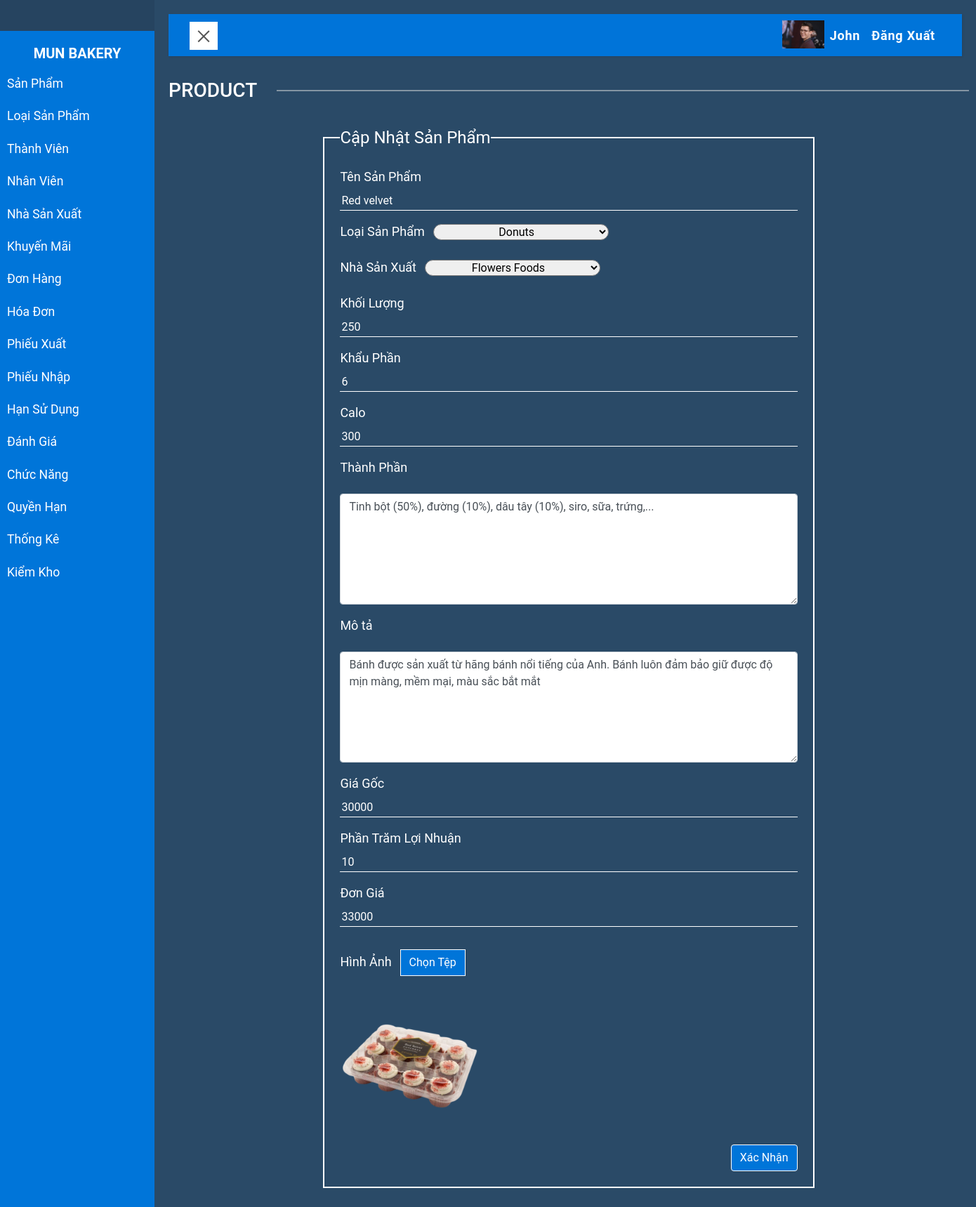
The app's page /admin/index.php?action=product&idAct=2&id=44 (signed in) with its own data.
### tables this page shows
CREATE TABLE `priv_cata` (
  `PrivID` int(11) NOT NULL,
  `CataID` int(11) NOT NULL
);

CREATE TABLE `catalogue` (
  `CataID` int(11) NOT NULL,
  `CataName` varchar(50) NOT NULL,
  `FileName` text DEFAULT NULL
);

CREATE TABLE `employee` (
  `EmpID` int(11) NOT NULL,
  `EmpName` varchar(50) NOT NULL,
  `UserName` varchar(50) NOT NULL,
  `Password` varchar(50) NOT NULL,
  `Email` varchar(50) NOT NULL,
  `Phone` varchar(15) NOT NULL,
  `Address` text NOT NULL,
  `Image` text NOT NULL,
  `PrivID` int(11) NOT NULL
);

CREATE TABLE `product` (
  `ProductID` int(10) NOT NULL,
  `CategoryID` int(10) NOT NULL,
  `ProducerID` int(11) NOT NULL,
  `ProductName` varchar(30) NOT NULL,
  `Weight` int(11) NOT NULL,
  `Serving` int(11) NOT NULL,
  `Calory` int(11) NOT NULL,
  `Ingredient` text NOT NULL,
  `Description` text NOT NULL,
  `Amount` int(10) DEFAULT 0,
  `Image` varchar(50) NOT NULL,
  `Cost` float NOT NULL DEFAULT 0,
  `Profit` float NOT NULL DEFAULT 0,
  `Price` float NOT NULL DEFAULT 0,
  `Status` int(11) NOT NULL DEFAULT 1
);

CREATE TABLE `category` (
  `CategoryID` int(10) NOT NULL,
  `Name` varchar(30) NOT NULL,
  `Description` varchar(50) DEFAULT NULL,
  `Image` varchar(100) NOT NULL
);

CREATE TABLE `producer` (
  `ProducerID` int(11) NOT NULL,
  `ProducerName` varchar(50) NOT NULL,
  `Email` varchar(50) NOT NULL,
  `Phone` varchar(15) NOT NULL,
  `Address` varchar(50) NOT NULL
);

### admin/class/employee.php (called while the page is built, shortened)
<?php
    include_once("connection.php");
    class employee{
        public static function getByID($id){
            $sql="SELECT * FROM employee WHERE empID='$id'" ;
            return Select($sql);
        }
    }
?>

### admin/class/connection.php (called while the page is built, shortened)
<?php
        function connect(){
            $conn=new mysqli("localhost","root","","bakery");
            return $conn;
        }
        function executeStatement($sql){
            $conn=connect();
			$result=$conn->query($sql);
            return $result;
        }
        function Select($sql){
            $result=executeStatement($sql);
            return $result;
        }
?>

### admin/class/privilege.php (called while the page is built, shortened)
<?php
    include_once("connection.php");
    class privilege{
        public static function getPriv_Cata($id){
            $sql="SELECT * FROM priv_cata WHERE PrivID='$id'";
            return Select($sql);
        }
    }
?>

### admin/class/catalogue.php (called while the page is built, shortened)
<?php
    include_once("connection.php");
    class catalogue{
        public static function getbyID($id){
            $sql="SELECT * FROM catalogue WHERE CataID='$id' ";
            return Select($sql);
        }
    }
?>

### admin/class/product.php (called while the page is built, shortened)
<?php
    include_once("connection.php");
    class product{
        public static function getByID($productID){
            $sql="SELECT * FROM product WHERE ProductID='$productID'";
            return Select($sql);
        }
    }
?>

### admin/class/category.php (called while the page is built, shortened)
<?php
    include_once("connection.php");
    class category{
        public static function getAll(){
            $sql="SELECT * FROM category";
            return Select($sql);
        }
    }
?>

### admin/class/producer.php (called while the page is built, shortened)
<?php
include_once("connection.php");
class producer{
    public static function selectAll(){
        $sql="SELECT * FROM producer";
        return Select($sql);
    }
}
?>

### admin/template/editProduct.php (the view, shortened to what this page needs)
<!DOCTYPE html>
<head>
    <link rel="stylesheet" href="../css/bootstrap.min.css">
    <link rel="stylesheet" href="../css/font-awesome.min.css">
    <link rel="stylesheet" href="https://use.fontawesome.com/releases/v5.7.0/css/all.css">
    <link rel="stylesheet" type="text/css" href="../css/user.css">
</head>
<?php
    if(isset($_GET['id'])){
        include_once("class/product.php");
        $result=product::getByID($_GET['id']);
        if($row=$result->fetch_array()){
            $id=$row['ProductID'];
            $name=$row['ProductName'];
            $cateID=$row['CategoryID'];
            $prodID=$row['ProducerID'];
            $weight=$row['Weight'];
            $ser=$row['Serving'];
            $calory=$row['Calory'];
            $ing=$row['Ingredient'];
            $des=$row['Description'];
            $image=$row['Image'];
            $cost=$row['Cost'];
            $profit=$row['Profit'];
            $price=$row['Price'];
        }
    }
?>
<body>
    <div class="container">
    <div class="block-title mb-3"><h3><span>PRODUCT</span></h3></div>
    <div class="formCate">
        <form action="./template/actEditProduct.php?id=<?php if(isset($id)) echo $id ?>" method="post" enctype="multipart/form-data">
            <fieldset class="new">
                <legend class="w-auto">Cập Nhật Sản Phẩm</legend>
                <div>
                    <label for="name">Tên Sản Phẩm</label>
                    <input type="text" id="name" name="name" value="<?php if(isset($name)) echo $name; ?>">
                </div>
                <div>
                    <label for="cate">Loại Sản Phẩm</label>
                    <select id="cate" name="cate">
                        <?php
                            include_once("class/category.php");
                            $result=category::getAll();
                            while($row=$result->fetch_array()){
                        ?>
                            <option value="<?php echo $row[0]?>" <?php if(isset($cateID)&&$row[0]==$cateID) echo "selected"?>><?php echo $row[1]?></option>
                        <?php
                            }
                        ?>
                    </select>
                </div>
                <div>
                    <label for="prod">Nhà Sản Xuất</label>
                    <select id="prod" name="prod">
                        <?php
                            include_once("class/producer.php");
                            $result=producer::selectAll();
                            while($row=$result->fetch_array()){
                        ?>
                            <option value="<?php echo $row[0]?>" <?php if(isset($prodID)&&$row[0]==$prodID) echo "selected"?>><?php echo $row[1]?></option>
                        <?php
                            }
                        ?>
                    </select>
                </div>
                <div>
                    <label for="weight">Khối Lượng</label>
                    <input type="text" id="weight" name="weight"  value="<?php if(isset($weight)) echo $weight; ?>">
                </div>
                <div>
                    <label for="ser">Khẩu Phần</label>
                    <input type="text" id="ser" name="ser" value="<?php if(isset($ser)) echo $ser; ?>">
                </div>
                <div>
                    <label for="calory">Calo</label>
                    <input type="text" id="calory" name="calory" value="<?php if(isset($calory)) echo $calory; ?>">
                </div>
                <div>
                    <label for="ing">Thành Phần</label>
                </div>
                <div>
                    <textarea type="text" id="ing" name="ing" class="form-control" rows='6' cols="50" value="" ><?php if(isset($ing)) echo $ing; ?></textarea>
                </div>
                <div>
                    <label for="des">Mô tả</label>
                </div>
                <div>
                    <textarea type="text" id="des" name="des" class="form-control"  rows='6' cols="50" value="" ><?php if(isset($des)) echo $des; ?></textarea>
                </div>
                <div>
                    <label for="cost">Giá Gốc</label>
                    <input type="number" id="cost" step="0.01" name="cost" value="<?php if(isset($cost)) echo $cost; ?>">
                </div>
                <div>
                    <label for="profit">Phần Trăm Lợi Nhuận</label>
                    <input type="number" id="profit" step="0.01" name="profit" value="<?php if(isset($profit)) echo $profit; ?>" onblur="calculateCost()">
                </div>
                <div>
                    <label for="price">Đơn Giá</label>
                    <input type="number" id="price" step="0.01" name="price" value="<?php if(isset($price)) echo $price; ?>" readonly>
                </div>
                <div style="margin-top: 2rem;">
                    <label for="images">Hình Ảnh</label>
                    <label for="images" class="labelButton" style="font-size: 16px; font-weight: normal">Chọn Tệp</label>
                    <div id="divOutput">
                        <img id="output" class="img" src="<?php if(isset($image)) echo "../$image"?>">
                    </div>
                </div>
                <div class="addBtn"><input type="submit" class="btn button" name="edit" value="Xác Nhận"></div>
            </fieldset>
        </form>
    </div>
    </div>
</body>

### admin/template/sidebar.php (shortened to what this page needs)
<?php
    include_once("class/employee.php");
    include_once("class/privilege.php");
    include_once("class/catalogue.php");
    if($result=employee::getByID($_SESSION['EmpID'])){;
        if($row=$result->fetch_array()){
            $priv=$row['PrivID'];
        }
?>
<nav id="sidebar">
    <div class="sidebar-header">
    </div>
    <ul class="list-unstyled components">
        <h5>MUN BAKERY</h5>
        <?php
            if($rePriv = privilege::getPriv_Cata($priv)){
                while($rowPriv = $rePriv->fetch_array()){
                    $reCata = catalogue::getbyID($rowPriv['CataID']);
                    if($rowCata = $reCata->fetch_array())
        ?>
        <li>
            <a href="index.php?action=<?php echo strtolower($rowCata[2]) ?>"><?php echo $rowCata[1]?></a>
        </li>
        <?php
                }
            }
        ?>
    </ul>
</nav>
<?php
    }
?>

### admin/template/topmenu.php (shortened to what this page needs)
<?php include_once("class/employee.php"); ?>
<nav class="navbar navbar-expand-lg navbar-light">
                <div class="container-fluid">
                    <button type="button" id="sidebarCollapse" class="navbar-btn">
                        <span></span>
                    </button>
                    <?php
                        if(isset($_SESSION['EmpID'])&&$result=employee::getByID($_SESSION['EmpID'])){
                            $row=$result->fetch_array();
                            $img=$row['Image'];
                            $name=$row['EmpName'];
                        }
                    ?>
                    <div class="collapse navbar-collapse" id="navbarSupportedContent">
                        <ul class="nav navbar-nav ml-auto">
                            <li class="nav-item">
                                <img src="<?php if(isset($img)) echo '../images/employee/'.$img?>">
                            </li>
                            <li class="nav-item">
                                <a class="nav-link" href="#"><?php if(isset($name)) echo $name ?></a>
                            </li>
                            <li class="nav-item">
                                <a class="nav-link" href="index.php?action=logout">Đăng Xuất</a>
                            </li>
                        </ul>
                    </div>
                </div>
            </nav>

### css/user.css (style rules this page uses)
* { font-family: roboto, helvetica, arial, sans-serif; box-sizing: border-box; }
body { background-color: #2a4a67; }
.container { padding-left: 0; padding-right: 0; width: 200%; }
.nav { font-size: 18px; margin: 0; font-weight: none; }
.navbar { background-color: #0074d9; color: #fff; font-size: 16px; letter-spacing: 0.05em; text-align: left; display: flex; align-items: flex-start; padding-top: 9px; padding-bottom: 8px; padding-left: 15px; padding-right: 15px; }
.block-title { position: relative; }
.block-title:before { position: absolute; top: 50%; transform: translateY(-50%); width: 100%; border-bottom: #e0e0e0 1px solid; content: ""; }
.block-title h3 { position: relative; color: white; margin-top: 2rem; margin-bottom: 2rem; }
.block-title h3 span { background-color: #2a4a67; padding: 0 1em 0 0; }
body { color: white; }
.button { background-color: #0075d9; color: white; border: 1px solid white; }

### admin/index.php (style rules this page uses)
body { font-family: 'Poppins', sans-serif; background: #2a4a67; color: white; }
a, a:hover, a:focus { color: inherit; text-decoration: none; transition: all 0.3s; }
.navbar { padding: 10px 5px; background: #0075d9; border: none; border-radius: 0; margin-bottom: 10px; box-shadow: 1px 1px 3px rgba(0, 0, 0, 0.1); }
#navbarSupportedContent a.nav-link { color: white; font-weight: bold; }
.navbar-btn { box-shadow: none; outline: none !important; border: none; }
#sidebar { min-width: 220px; max-width: 220px; background: #0075d9; color: white; transition: all 0.6s cubic-bezier(0.945, 0.020, 0.270, 0.665); transform-origin: bottom left; }
#sidebar .sidebar-header { padding: 10px; background: #264460; }
#sidebar ul.components { padding: 20px 0; }
#sidebar ul li a { color: white; padding: 10px; font-size: 1.1em; display: block; }
#sidebarCollapse { width: 40px; height: 40px; background: white; cursor: pointer; }
#sidebarCollapse span { width: 80%; height: 2px; margin: 0 auto; display: block; background: #555; transition: all 0.8s cubic-bezier(0.810, -0.330, 0.345, 1.375); transition-delay: 0.2s; }
#sidebarCollapse span:last-of-type { transform: rotate(-45deg) translate(1px, -1px); }
#sidebar ul h5 { text-align: center; font-weight: bold; }

### admin/template/topmenu.php (style rules this page uses)
.nav-item img { height: 40px; width: auto; }

### admin/template/editProduct.php (style rules this page uses)
.formCate { display: flex; justify-content: center; }
.formCate form { width: 700px; }
.formCate form select { width: 250px; text-align: center; border-radius: 20px; }
.formCate div { margin-top: 1rem; }
.formCate label { font-size: 18px; margin-right: 0.5rem; }
.formCate input[type="text"], .formCate input[type="number"], .formCate input[type="password"] { border: 0; outline: 0; border-bottom: 1px solid white; background-color: #2a4a67; width: 100%; color:white; }
.formCate .addBtn { text-align: right; }
.formCate .button { margin-top: 0; margin-left: 1rem; }
.labelButton { text-decoration: none; background-color: #0075d9; border: 1px solid white; padding: 0.375rem 0.75rem; font-size: 16px; color: white; }
.img { max-width: 100%; height: 200px; }
#divOutput { display: none; }
fieldset.new { width: 100%; border: 2px solid white !important; padding: 0 1.4em 1.4em 1.4em; margin: 0 0 1.5em 0; }
#divOutput { display: block; }

### records on screen
priv_cata: CataID.CataName "Sản Phẩm"
priv_cata: CataID.CataName "Loại Sản Phẩm"
priv_cata: CataID.CataName "Thành Viên"
priv_cata: CataID.CataName "Nhân Viên"
priv_cata: CataID.CataName "Nhà Sản Xuất"
priv_cata: CataID.CataName "Khuyến Mãi"
priv_cata: CataID.CataName "Đơn Hàng"
priv_cata: CataID.CataName "Hóa Đơn"
priv_cata: CataID.CataName "Phiếu Xuất"
priv_cata: CataID.CataName "Phiếu Nhập"
priv_cata: CataID.CataName "Hạn Sử Dụng"
priv_cata: CataID.CataName "Đánh Giá"
priv_cata: CataID.CataName "Chức Năng"
priv_cata: CataID.CataName "Quyền Hạn"
priv_cata: CataID.CataName "Thống Kê"
priv_cata: CataID.CataName "Kiểm Kho"
employee: Image (picture), EmpName "John"
product: name "Red velvet", cate "Donuts", prod "Flowers Foods", weight "250", ser "6", calory "300", ing "Tinh bột (50%), đường (10%), dâu tây (10%), siro, sữa, trứng,...", des "Bánh được sản xuất từ hãng bánh nổi tiếng của Anh. Bánh luôn đảm bảo giữ được độ mịn màng, mềm mại, màu sắc bắt mắt", cost "30000", profit "10", price "33000", Image (picture)
